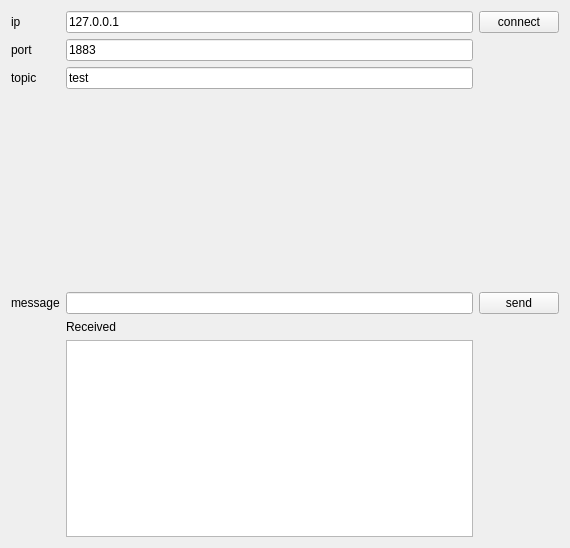
<?xml version="1.0" encoding="UTF-8"?>
<ui version="4.0">
 <class>MainWindow</class>
 <widget class="QMainWindow" name="MainWindow">
  <property name="geometry">
   <rect>
    <x>0</x>
    <y>0</y>
    <width>570</width>
    <height>548</height>
   </rect>
  </property>
  <property name="windowTitle">
   <string>MainWindow</string>
  </property>
  <widget class="QWidget" name="centralWidget">
   <layout class="QGridLayout" name="gridLayout">
    <item row="5" column="0">
     <widget class="QLabel" name="label_5">
      <property name="text">
       <string>message</string>
      </property>
     </widget>
    </item>
    <item row="6" column="1">
     <widget class="QLabel" name="label_4">
      <property name="text">
       <string>Received</string>
      </property>
     </widget>
    </item>
    <item row="4" column="1">
     <spacer name="verticalSpacer">
      <property name="orientation">
       <enum>Qt::Vertical</enum>
      </property>
      <property name="sizeHint" stdset="0">
       <size>
        <width>20</width>
        <height>40</height>
       </size>
      </property>
     </spacer>
    </item>
    <item row="0" column="0">
     <widget class="QLabel" name="label">
      <property name="text">
       <string>ip</string>
      </property>
     </widget>
    </item>
    <item row="0" column="1">
     <widget class="QLineEdit" name="ip">
      <property name="text">
       <string>127.0.0.1</string>
      </property>
     </widget>
    </item>
    <item row="1" column="0">
     <widget class="QLabel" name="label_2">
      <property name="text">
       <string>port</string>
      </property>
     </widget>
    </item>
    <item row="1" column="1">
     <widget class="QLineEdit" name="port">
      <property name="text">
       <string>1883</string>
      </property>
     </widget>
    </item>
    <item row="2" column="0">
     <widget class="QLabel" name="label_3">
      <property name="text">
       <string>topic</string>
      </property>
     </widget>
    </item>
    <item row="2" column="1">
     <widget class="QLineEdit" name="topic">
      <property name="text">
       <string>test</string>
      </property>
     </widget>
    </item>
    <item row="7" column="1">
     <widget class="QListWidget" name="received"/>
    </item>
    <item row="5" column="1">
     <widget class="QLineEdit" name="message"/>
    </item>
    <item row="5" column="2">
     <widget class="QPushButton" name="send">
      <property name="text">
       <string>send</string>
      </property>
     </widget>
    </item>
    <item row="0" column="2">
     <widget class="QPushButton" name="connect">
      <property name="text">
       <string>connect</string>
      </property>
     </widget>
    </item>
   </layout>
  </widget>
 </widget>
 <layoutdefault spacing="6" margin="11"/>
 <resources/>
 <connections/>
</ui>
